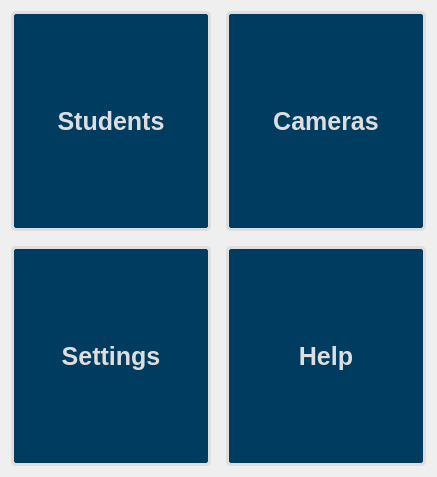
            <widget class="QWidget" name="page_home">
             <property name="layoutDirection">
              <enum>Qt::LeftToRight</enum>
             </property>
             <property name="styleSheet">
              <string notr="true"/>
             </property>
             <layout class="QGridLayout" name="gridLayout">
              <property name="spacing">
               <number>15</number>
              </property>
              <item row="0" column="0">
               <widget class="QPushButton" name="btn_home_students">
                <property name="sizePolicy">
                 <sizepolicy hsizetype="Minimum" vsizetype="Expanding">
                  <horstretch>0</horstretch>
                  <verstretch>0</verstretch>
                 </sizepolicy>
                </property>
                <property name="minimumSize">
                 <size>
                  <width>200</width>
                  <height>220</height>
                 </size>
                </property>
                <property name="font">
                 <font>
                  <family>Segoe UI</family>
                  <pointsize>-1</pointsize>
                  <weight>75</weight>
                  <bold>true</bold>
                 </font>
                </property>
                <property name="cursor">
                 <cursorShape>PointingHandCursor</cursorShape>
                </property>
                <property name="styleSheet">
                 <string notr="true">QPushButton {
	
	background-image: url(:/background/images/background/Students.png);
	background-repeat: no-repeat;
	background-position: center;
	background-color: #003c5f;
	color: #dedede;
	font-size: 25px;
	border-radius: 5px;
	border: 3px solid #dedede;
}

QPushButton:hover {
	background-color: #002A44;
	border: 2px solid #F38533;
}</string>
                </property>
                <property name="text">
                 <string>Students</string>
                </property>
               </widget>
              </item>
              <item row="0" column="1">
               <widget class="QPushButton" name="btn_home_camera">
                <property name="sizePolicy">
                 <sizepolicy hsizetype="Minimum" vsizetype="Expanding">
                  <horstretch>0</horstretch>
                  <verstretch>0</verstretch>
                 </sizepolicy>
                </property>
                <property name="minimumSize">
                 <size>
                  <width>200</width>
                  <height>220</height>
                 </size>
                </property>
                <property name="font">
                 <font>
                  <family>Segoe UI</family>
                  <pointsize>-1</pointsize>
                  <weight>75</weight>
                  <bold>true</bold>
                 </font>
                </property>
                <property name="cursor">
                 <cursorShape>PointingHandCursor</cursorShape>
                </property>
                <property name="styleSheet">
                 <string notr="true">QPushButton {
	
	background-image: url(:/background/images/background/Camera.png);
	background-repeat: no-repeat;
	background-position: center;
	background-color: #003c5f;
	color: #dedede;
	font-size: 25px;
	border-radius: 5px;
	border: 3px solid #dedede;
	
}

QPushButton:hover {
	background-color: #002A44;
	border: 2px solid #F38533;
}</string>
                </property>
                <property name="text">
                 <string>Cameras</string>
                </property>
               </widget>
              </item>
              <item row="1" column="0">
               <widget class="QPushButton" name="btn_home_settings">
                <property name="sizePolicy">
                 <sizepolicy hsizetype="Minimum" vsizetype="Expanding">
                  <horstretch>0</horstretch>
                  <verstretch>0</verstretch>
                 </sizepolicy>
                </property>
                <property name="minimumSize">
                 <size>
                  <width>200</width>
                  <height>220</height>
                 </size>
                </property>
                <property name="font">
                 <font>
                  <family>Segoe UI</family>
                  <pointsize>-1</pointsize>
                  <weight>75</weight>
                  <bold>true</bold>
                 </font>
                </property>
                <property name="cursor">
                 <cursorShape>PointingHandCursor</cursorShape>
                </property>
                <property name="styleSheet">
                 <string notr="true">QPushButton {
	
	background-image: url(:/background/images/background/settings.png);
	background-repeat: no-repeat;
	background-position: center;
	background-color: #003c5f;
	color: #dedede;
	font-size: 25px;
	border-radius: 5px;
	border: 3px solid #dedede;
	
}

QPushButton:hover {
	background-color: #002A44;
	border: 2px solid #F38533;
}</string>
                </property>
                <property name="text">
                 <string>Settings</string>
                </property>
               </widget>
              </item>
              <item row="1" column="1">
               <widget class="QPushButton" name="btn_home_help">
                <property name="sizePolicy">
                 <sizepolicy hsizetype="Minimum" vsizetype="Expanding">
                  <horstretch>0</horstretch>
                  <verstretch>0</verstretch>
                 </sizepolicy>
                </property>
                <property name="minimumSize">
                 <size>
                  <width>200</width>
                  <height>220</height>
                 </size>
                </property>
                <property name="font">
                 <font>
                  <family>Segoe UI</family>
                  <pointsize>-1</pointsize>
                  <weight>75</weight>
                  <bold>true</bold>
                 </font>
                </property>
                <property name="cursor">
                 <cursorShape>PointingHandCursor</cursorShape>
                </property>
                <property name="styleSheet">
                 <string notr="true">QPushButton {
	
	background-image: url(:/background/images/background/help.png);
	background-repeat: no-repeat;
	background-position: center;
	background-color: #003c5f;
	color: #dedede;
	font-size: 25px;
	border-radius: 5px;
	border: 3px solid #dedede;
	
}

QPushButton:hover {
	background-color: #002A44;
	border: 2px solid #F38533;
}</string>
                </property>
                <property name="text">
                 <string>Help</string>
                </property>
               </widget>
              </item>
             </layout>
            </widget>
